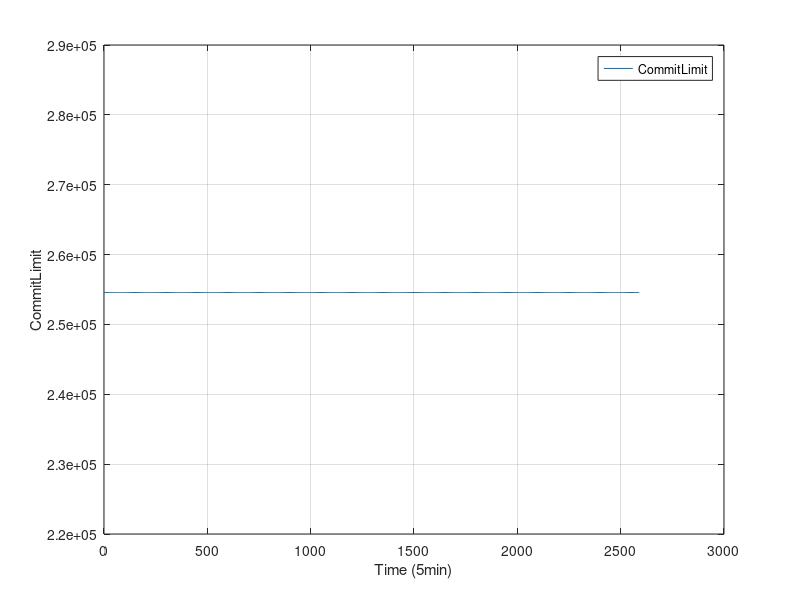

MATLAB code to generate this figure:
#! /usr/bin/octave -qf
fig = figure;
data = dlmread("finput.txt"," ");
size(data);
set(fig, "visible", "off");
time = data(:,1);
MemTotal = data(:,2);
MemFree = data(:,3);
Buffers = data(:,4);
Cached = data(:,5);
SwapCached = data(:,6);
Active = data(:,7);
Inactive = data(:,8);
SwapTotal = data(:,9);
SwapFree = data(:,10);
Dirty = data(:,11);
Writeback = data(:,12);
AnonPages = data(:,13);
Mapped = data(:,14);
Slab = data(:,15);
SReclaimable = data(:,16);
SUnreclaim = data(:,17);
PageTables = data(:,18);
NFS_Unstable = data(:,19);
Bounce = data(:,20);
WritebackTmp = data(:,21);
CommitLimit = data(:,22);
Committed_AS = data(:,23);
VmallocTotal = data(:,24);
VmallocUsed = data(:,25);
VmallocChunk = data(:,26);

plot(time,CommitLimit,";CommitLimit;"), grid

xlabel("Time (5min)");
ylabel("CommitLimit");
print("CommitLimit.png", "-dpng");
